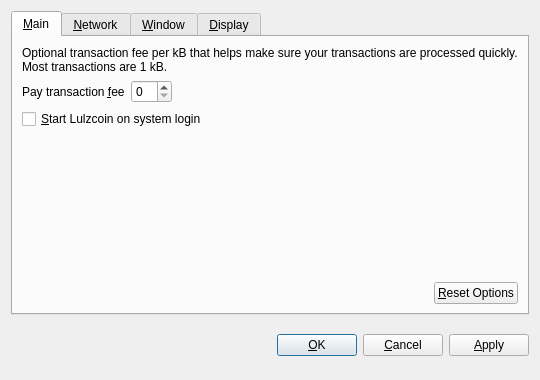
<?xml version="1.0" encoding="UTF-8"?>
<ui version="4.0">
 <class>OptionsDialog</class>
 <widget class="QDialog" name="OptionsDialog">
  <property name="geometry">
   <rect>
    <x>0</x>
    <y>0</y>
    <width>540</width>
    <height>380</height>
   </rect>
  </property>
  <property name="windowTitle">
   <string>Options</string>
  </property>
  <property name="modal">
   <bool>true</bool>
  </property>
  <layout class="QVBoxLayout" name="verticalLayout">
   <item>
    <widget class="QTabWidget" name="tabWidget">
     <property name="tabPosition">
      <enum>QTabWidget::North</enum>
     </property>
     <property name="currentIndex">
      <number>0</number>
     </property>
     <widget class="QWidget" name="tabMain">
      <attribute name="title">
       <string>&amp;Main</string>
      </attribute>
      <layout class="QVBoxLayout" name="verticalLayout_Main">
       <item>
        <widget class="QLabel" name="transactionFeeInfoLabel">
         <property name="text">
          <string>Optional transaction fee per kB that helps make sure your transactions are processed quickly. Most transactions are 1 kB.</string>
         </property>
         <property name="textFormat">
          <enum>Qt::PlainText</enum>
         </property>
         <property name="wordWrap">
          <bool>true</bool>
         </property>
        </widget>
       </item>
       <item>
        <layout class="QHBoxLayout" name="horizontalLayout_1_Main">
         <item>
          <widget class="QLabel" name="transactionFeeLabel">
           <property name="text">
            <string>Pay transaction &amp;fee</string>
           </property>
           <property name="textFormat">
            <enum>Qt::PlainText</enum>
           </property>
           <property name="buddy">
            <cstring>transactionFee</cstring>
           </property>
          </widget>
         </item>
         <item>
          <widget class="BitcoinAmountField" name="transactionFee"/>
         </item>
         <item>
          <spacer name="horizontalSpacer_1_Main">
           <property name="orientation">
            <enum>Qt::Horizontal</enum>
           </property>
           <property name="sizeHint" stdset="0">
            <size>
             <width>40</width>
             <height>20</height>
            </size>
           </property>
          </spacer>
         </item>
        </layout>
       </item>
       <item>
        <widget class="QCheckBox" name="bitcoinAtStartup">
         <property name="toolTip">
          <string>Automatically start Lulzcoin after logging in to the system.</string>
         </property>
         <property name="text">
          <string>&amp;Start Lulzcoin on system login</string>
         </property>
        </widget>
       </item>
       <item>
        <spacer name="verticalSpacer_Main">
         <property name="orientation">
          <enum>Qt::Vertical</enum>
         </property>
         <property name="sizeHint" stdset="0">
          <size>
           <width>20</width>
           <height>40</height>
          </size>
         </property>
        </spacer>
       </item>
       <item>
        <layout class="QHBoxLayout" name="horizontalLayout_2_Main">
         <item>
          <spacer name="horizontalSpacer_2_Main">
           <property name="orientation">
            <enum>Qt::Horizontal</enum>
           </property>
           <property name="sizeHint" stdset="0">
            <size>
             <width>40</width>
             <height>20</height>
            </size>
           </property>
          </spacer>
         </item>
         <item>
          <widget class="QPushButton" name="resetButton">
           <property name="toolTip">
            <string>Reset all client options to default.</string>
           </property>
           <property name="text">
            <string>&amp;Reset Options</string>
           </property>
           <property name="autoDefault">
            <bool>false</bool>
           </property>
          </widget>
         </item>
        </layout>
       </item>
      </layout>
     </widget>
     <widget class="QWidget" name="tabNetwork">
      <attribute name="title">
       <string>&amp;Network</string>
      </attribute>
      <layout class="QVBoxLayout" name="verticalLayout_Network">
       <item>
        <widget class="QCheckBox" name="mapPortUpnp">
         <property name="toolTip">
          <string>Automatically open the Lulzcoin client port on the router. This only works when your router supports UPnP and it is enabled.</string>
         </property>
         <property name="text">
          <string>Map port using &amp;UPnP</string>
         </property>
        </widget>
       </item>
       <item>
        <widget class="QCheckBox" name="connectSocks">
         <property name="toolTip">
          <string>Connect to the Lulzcoin network through a SOCKS proxy (e.g. when connecting through Tor).</string>
         </property>
         <property name="text">
          <string>&amp;Connect through SOCKS proxy:</string>
         </property>
        </widget>
       </item>
       <item>
        <layout class="QHBoxLayout" name="horizontalLayout_Network">
         <item>
          <widget class="QLabel" name="proxyIpLabel">
           <property name="text">
            <string>Proxy &amp;IP:</string>
           </property>
           <property name="textFormat">
            <enum>Qt::PlainText</enum>
           </property>
           <property name="buddy">
            <cstring>proxyIp</cstring>
           </property>
          </widget>
         </item>
         <item>
          <widget class="QValidatedLineEdit" name="proxyIp">
           <property name="maximumSize">
            <size>
             <width>140</width>
             <height>16777215</height>
            </size>
           </property>
           <property name="toolTip">
            <string>IP address of the proxy (e.g. 127.0.0.1)</string>
           </property>
          </widget>
         </item>
         <item>
          <widget class="QLabel" name="proxyPortLabel">
           <property name="text">
            <string>&amp;Port:</string>
           </property>
           <property name="textFormat">
            <enum>Qt::PlainText</enum>
           </property>
           <property name="buddy">
            <cstring>proxyPort</cstring>
           </property>
          </widget>
         </item>
         <item>
          <widget class="QLineEdit" name="proxyPort">
           <property name="maximumSize">
            <size>
             <width>55</width>
             <height>16777215</height>
            </size>
           </property>
           <property name="toolTip">
            <string>Port of the proxy (e.g. 9050)</string>
           </property>
          </widget>
         </item>
         <item>
          <widget class="QLabel" name="socksVersionLabel">
           <property name="text">
            <string>SOCKS &amp;Version:</string>
           </property>
           <property name="textFormat">
            <enum>Qt::PlainText</enum>
           </property>
           <property name="buddy">
            <cstring>socksVersion</cstring>
           </property>
          </widget>
         </item>
         <item>
          <widget class="QValueComboBox" name="socksVersion">
           <property name="toolTip">
            <string>SOCKS version of the proxy (e.g. 5)</string>
           </property>
          </widget>
         </item>
         <item>
          <spacer name="horizontalSpacer_Network">
           <property name="orientation">
            <enum>Qt::Horizontal</enum>
           </property>
           <property name="sizeHint" stdset="0">
            <size>
             <width>40</width>
             <height>20</height>
            </size>
           </property>
          </spacer>
         </item>
        </layout>
       </item>
       <item>
        <spacer name="verticalSpacer_Network">
         <property name="orientation">
          <enum>Qt::Vertical</enum>
         </property>
         <property name="sizeHint" stdset="0">
          <size>
           <width>20</width>
           <height>40</height>
          </size>
         </property>
        </spacer>
       </item>
      </layout>
     </widget>
     <widget class="QWidget" name="tabWindow">
      <attribute name="title">
       <string>&amp;Window</string>
      </attribute>
      <layout class="QVBoxLayout" name="verticalLayout_Window">
       <item>
        <widget class="QCheckBox" name="minimizeToTray">
         <property name="toolTip">
          <string>Show only a tray icon after minimizing the window.</string>
         </property>
         <property name="text">
          <string>&amp;Minimize to the tray instead of the taskbar</string>
         </property>
        </widget>
       </item>
       <item>
        <widget class="QCheckBox" name="minimizeOnClose">
         <property name="toolTip">
          <string>Minimize instead of exit the application when the window is closed. When this option is enabled, the application will be closed only after selecting Quit in the menu.</string>
         </property>
         <property name="text">
          <string>M&amp;inimize on close</string>
         </property>
        </widget>
       </item>
       <item>
        <spacer name="verticalSpacer_Window">
         <property name="orientation">
          <enum>Qt::Vertical</enum>
         </property>
         <property name="sizeHint" stdset="0">
          <size>
           <width>20</width>
           <height>40</height>
          </size>
         </property>
        </spacer>
       </item>
      </layout>
     </widget>
     <widget class="QWidget" name="tabDisplay">
      <attribute name="title">
       <string>&amp;Display</string>
      </attribute>
      <layout class="QVBoxLayout" name="verticalLayout_Display">
       <item>
        <layout class="QHBoxLayout" name="horizontalLayout_1_Display">
         <item>
          <widget class="QLabel" name="langLabel">
           <property name="text">
            <string>User Interface &amp;language:</string>
           </property>
           <property name="textFormat">
            <enum>Qt::PlainText</enum>
           </property>
           <property name="buddy">
            <cstring>lang</cstring>
           </property>
          </widget>
         </item>
         <item>
          <widget class="QValueComboBox" name="lang">
           <property name="toolTip">
            <string>The user interface language can be set here. This setting will take effect after restarting Lulzcoin.</string>
           </property>
          </widget>
         </item>
        </layout>
       </item>
       <item>
        <layout class="QHBoxLayout" name="horizontalLayout_2_Display">
         <item>
          <widget class="QLabel" name="unitLabel">
           <property name="text">
            <string>&amp;Unit to show amounts in:</string>
           </property>
           <property name="textFormat">
            <enum>Qt::PlainText</enum>
           </property>
           <property name="buddy">
            <cstring>unit</cstring>
           </property>
          </widget>
         </item>
         <item>
          <widget class="QValueComboBox" name="unit">
           <property name="toolTip">
            <string>Choose the default subdivision unit to show in the interface and when sending coins.</string>
           </property>
          </widget>
         </item>
        </layout>
       </item>
       <item>
        <widget class="QCheckBox" name="displayAddresses">
         <property name="toolTip">
          <string>Whether to show Lulzcoin addresses in the transaction list or not.</string>
         </property>
         <property name="text">
          <string>&amp;Display addresses in transaction list</string>
         </property>
        </widget>
       </item>
       <item>
        <widget class="QCheckBox" name="coinControlFeatures">
         <property name="toolTip">
          <string>Whether to show coin control features or not.</string>
         </property>
         <property name="text">
          <string>Display coin &amp;control features (experts only!)</string>
         </property>
        </widget>
       </item>
       <item>
        <spacer name="verticalSpacer_Display">
         <property name="orientation">
          <enum>Qt::Vertical</enum>
         </property>
         <property name="sizeHint" stdset="0">
          <size>
           <width>20</width>
           <height>40</height>
          </size>
         </property>
        </spacer>
       </item>
      </layout>
     </widget>
    </widget>
   </item>
   <item>
    <layout class="QHBoxLayout" name="horizontalLayout_Buttons">
     <item>
      <spacer name="horizontalSpacer_1">
       <property name="orientation">
        <enum>Qt::Horizontal</enum>
       </property>
       <property name="sizeHint" stdset="0">
        <size>
         <width>40</width>
         <height>48</height>
        </size>
       </property>
      </spacer>
     </item>
     <item>
      <widget class="QLabel" name="statusLabel">
       <property name="font">
        <font>
         <weight>75</weight>
         <bold>true</bold>
        </font>
       </property>
       <property name="text">
        <string/>
       </property>
       <property name="textFormat">
        <enum>Qt::PlainText</enum>
       </property>
       <property name="wordWrap">
        <bool>true</bool>
       </property>
      </widget>
     </item>
     <item>
      <spacer name="horizontalSpacer_2">
       <property name="orientation">
        <enum>Qt::Horizontal</enum>
       </property>
       <property name="sizeHint" stdset="0">
        <size>
         <width>40</width>
         <height>48</height>
        </size>
       </property>
      </spacer>
     </item>
     <item>
      <widget class="QPushButton" name="okButton">
       <property name="text">
        <string>&amp;OK</string>
       </property>
      </widget>
     </item>
     <item>
      <widget class="QPushButton" name="cancelButton">
       <property name="text">
        <string>&amp;Cancel</string>
       </property>
       <property name="autoDefault">
        <bool>false</bool>
       </property>
      </widget>
     </item>
     <item>
      <widget class="QPushButton" name="applyButton">
       <property name="text">
        <string>&amp;Apply</string>
       </property>
       <property name="autoDefault">
        <bool>false</bool>
       </property>
      </widget>
     </item>
    </layout>
   </item>
  </layout>
 </widget>
 <customwidgets>
  <customwidget>
   <class>BitcoinAmountField</class>
   <extends>QSpinBox</extends>
   <header>bitcoinamountfield.h</header>
  </customwidget>
  <customwidget>
   <class>QValueComboBox</class>
   <extends>QComboBox</extends>
   <header>qvaluecombobox.h</header>
  </customwidget>
  <customwidget>
   <class>QValidatedLineEdit</class>
   <extends>QLineEdit</extends>
   <header>qvalidatedlineedit.h</header>
  </customwidget>
 </customwidgets>
 <resources/>
 <connections/>
</ui>
